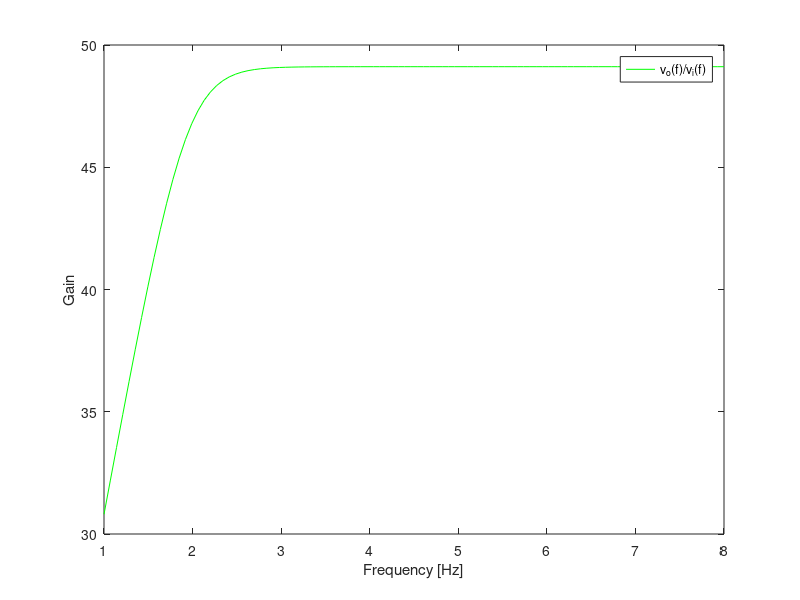

The MATLAB script that drew this image:
%//////////////////GAIN STAGE/////////////////////%

%%%%%%% optimized variables %%%%%%%%%
C1 =1.8e-06;
C2 =78.7e-06;
RB1 =6.6e3 ;
RB2 = 1.3e3;
RC1 = 9.98e3;
RE1 =1.4e3 ;
%%%%%%%%

i = complex(0,1);
f = logspace(1,8, 100);
w = 2*pi*f;

vi = 0.01;
VT=25e-3;
BFN=178.7;
VAFN=69.7;
VBEON=0.7;
VCC=12;
RS=100;

%Values for ngspice
%FILE1

file1=fopen("values1.cir",'w');
fprintf(file1, ".OP\n\n");
fprintf(file1, "Vcc vcc 0 12\n");
fprintf(file1, "Vin in 0 0 \n");
fprintf(file1, "Rin in in2 100 \n\n");
fprintf(file1,"*input  coupling capacitor\n");
fprintf(file1, "Ci in2 base 1.8u \n\n");
fprintf(file1,"*bias circuit\n");
fprintf(file1, "R1 vcc base 6.6k \n");
fprintf(file1, "R2 base 0 1.3k \n\n");
fprintf(file1,"*gain stage\n");
fprintf(file1, "Q1 coll base emit BC547A\n");
fprintf(file1, "Rc vcc coll 9.98k\n");
fprintf(file1, "Re emit 0 1.4k\n\n");
fprintf(file1,"*bypass capacitor\n");
fprintf(file1, "Cb emit 0 1.0u\n\n");
fprintf(file1,"*output stage\n");
fprintf(file1, "Q2 0 coll emit2 BC557A\n");
fprintf(file1, "Rout emit2 vcc 100\n\n");
fprintf(file1,"*output coupling capacitor\n");
fprintf(file1, "Co emit2 out 1u\n\n");
fprintf(file1,"*fonte de teste\n");
fprintf(file1, "VL out 0 ac 1.0 sin(0 10m 1k)\n\n");
fprintf(file1, ".END\n\n");
fclose(file1);


%%%FILE2
file2=fopen("description.cir",'w');
fprintf(file2, ".OP\n\n");
fprintf(file2, "Vcc vcc 0 12 \n");
fprintf(file2, "Vin in 0 0 ac 1.0 sin(0 10m 1k) \n");
fprintf(file2, "Rin in in2 100\n\n");
fprintf(file2,"*input  coupling capacitor\n");
fprintf(file2, "Ci in2 base 1.8u\n\n");
fprintf(file2,"*bias circuit\n");
fprintf(file2, "R1 vcc base 6.6k \n");
fprintf(file2, "R2 base 0 1.3k \n\n");
fprintf(file2,"*gain stage\n");
fprintf(file2, "Q1 coll base emit BC547A\n");
fprintf(file2, "Rc vcc coll 9.98k\n");
fprintf(file2, "Re emit 0 1.4k\n\n");
fprintf(file2,"*bypass capacitor\n");
fprintf(file2, "Cb emit 0 78.7u\n\n");
fprintf(file2,"*output stage\n");
fprintf(file2, "Q2 0 coll emit2 BC557A\n");
fprintf(file2, "Rout emit2 vcc 100\n\n");
fprintf(file2,"*output coupling capacitor\n");
fprintf(file2, "Cout emit2 out 1u\n\n");
fprintf(file2,"*load\n");
fprintf(file2, "RL out 0 8\n\n");
fprintf(file2, ".END\n\n");
fclose(file2);

RB=1/(1/RB1+1/RB2);
VEQ=RB2/(RB1+RB2)*VCC;
IB1=(VEQ-VBEON)/(RB+(1+BFN)*RE1);
IC1=BFN*IB1;
IE1=(1+BFN)*IB1;
VE1=RE1*IE1;
VO1=VCC-RC1*IC1;
VCE=VO1-VE1;

gm1 = IC1/VT;
rpi1 = BFN/gm1;
ro1 = VAFN/IC1;
Zc1 = 1./(i*w*C1);
Zc2 = 1./(i*w*C2);

I=ones(length(w),4);
voE=zeros(1,length(w));
AV1=zeros(1,length(w));

for k=1:length(w)
A = [0, -RB, 0, 0, RS+RB;
    -RE1, -Zc2(k), 0, RE1 + Zc2(k), 0; 
    RE1 + ro1 + RC1, 0, -ro1, -RE1, 0;
    0, gm1*rpi1, 1, 0, 0;
    0, RB+Zc1(k)+rpi1+Zc2(k), 0, -Zc2(k), -RB];

N = [vi; 0; 0; 0; 0];
res = A\N;

voE(k) = abs(RC1 * res(1));
AV1(k) = voE(k)/vi;
endfor

ZI1 = 1/(1/RB + 1/rpi1);
ZO1 = 1/(1/ro1 + 1/RC1);



%//////////////////OUTPUT STAGE/////////////////////%
BFP = 227.3
VAFP = 37.2
RE2 = 100
VEBON = 0.7
VI2 = VO1
IE2 = (VCC-VEBON-VI2)/RE2
IC2 = BFP/(BFP+1)*IE2
VO2 = VCC - RE2*IE2

gm2 = IC2/VT
go2 = IC2/VAFP
gpi2 = gm2/BFP
ge2 = 1/RE2

ro2 = 1/go2;
rpi2 = 1/gpi2;

I2=zeros(length(w),3);
vo2=zeros(1,length(w));
AV2 = zeros(1,length(w));

for k=1:length(w)
A2 = [rpi2+RE2, -RE2, 0;
    gm2*rpi2, 0, 1; 
    -RE2, RE2+ro2, -ro2];

N2 = [voE(k); 0; 0];
res = A2\N2;

vo2(k) = abs((res(1)-res(2))*RE2);
AV2(k) = vo2(k)/voE(k);
endfor


ZI2 = (gm2+gpi2+go2+ge2)/gpi2/(gpi2+go2+ge2);
ZO2 = 1/(gm2+gpi2+go2+ge2);
ZO = 1/(gm2*(rpi2/(rpi2+ZO1))+(1/(rpi2+ZO1))+go2+ge2);
AV = AV1.*AV2;


%%%%%%PLOT%%%%%%%
theo = figure ();
plot (log10(f), 20*log10(AV), "g");
legend("v_o(f)/v_i(f)");
xlabel ("Frequency [Hz]");
ylabel ("Gain");
print (theo, "theo", "-depsc");
%%%%%%% end plot %%%%%%%%

AVdb = 20*log10(AV);
maximo = max(AVdb);
k = 1;

while  0.05 < ((maximo - AVdb(k))/maximo)
    k = k + 1;
endwhile

lowerCutoff = (w(k))/(2*pi);
highCutoff = 10^7;

bandwidth = highCutoff - lowerCutoff;
cost = 1e-3*(RE1 + RC1 + RB1 + RB2 + RE2) + 1e6*(C1 + C2) + 2*0.1;

AV=abs(AV);
Merit = (max(AV) * bandwidth)/(cost * lowerCutoff)

printf ("ponto1_TAB\n");
printf ("IB1 = %e \n", IB1);
printf ("IC1 = %e \n", IC1);
printf ("IE1 = %e \n", IE1);
printf ("VO1 = %e \n", VO1);
printf ("ponto1_END\n\n");

printf ("cost= %e ", cost);

printf ("Z_TAB\n");
printf (" Imput impedance (Gain stage)- ZI1 = %e Ohm \n", ZI1);
printf ("Output impedance (Gain stage)-ZO1 = %e Ohm \n", ZO1);
printf (" Imput impedance (Output stage)-ZI2 = %e Ohm \n", ZI2);
printf ("Output impedance (Output stage)-- ZO2 = %e Ohm \n", ZO2);
printf ("Output impedance-ZO = %e \n", ZO);
printf ("Z_END\n\n");

printf ("r_theo_TAB\n");
printf ("Gain stage- AV1  = %e V\n", max(AV1));
printf ("Output stage stage -AV2 = %e V \n", max(AV2));
printf ("Bandwidth= %e Hz \n", bandwidth);
printf ("Cut Off Frequency= %e Hz \n", lowerCutoff);
printf ("r_theo_END\n\n");



